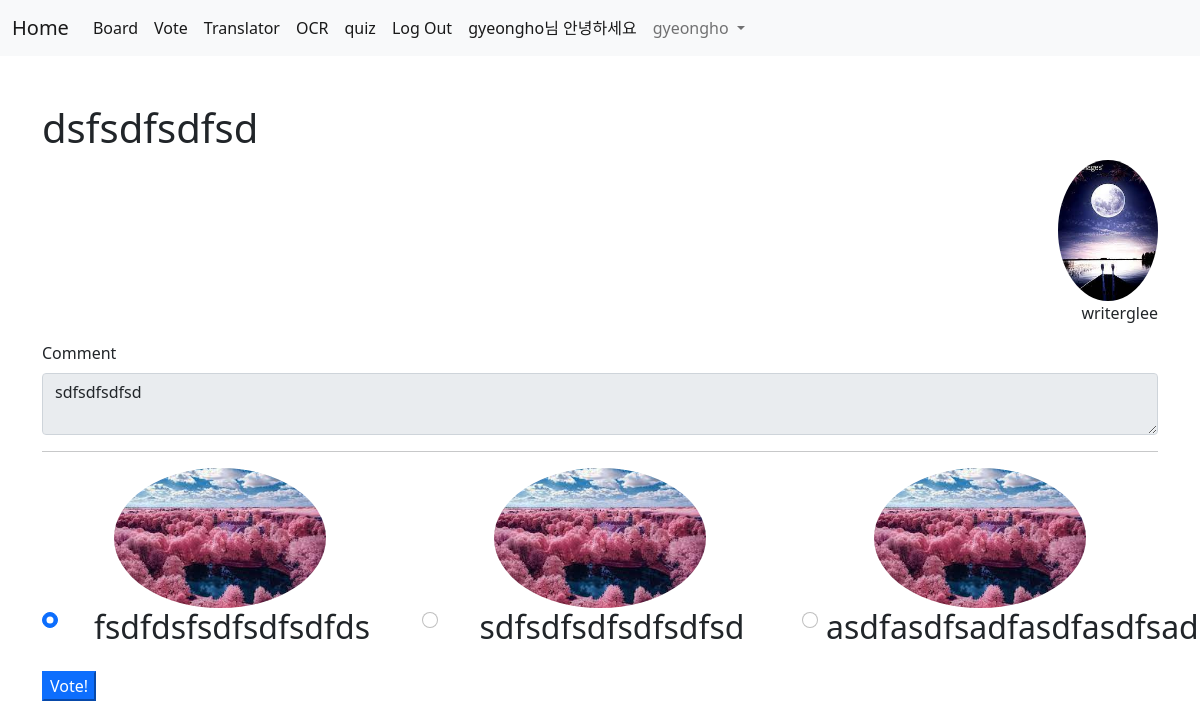
The page /vote/detail/1 (signed in) on the database its author committed.
### acc/models.py (models this page shows)
class User(AbstractUser):
    userpic = models.ImageField(upload_to="usr/%y", blank=True)
    nickname = models.CharField(max_length=30, blank=True)
    comment = models.TextField(blank=True)
    point = models.IntegerField(default=0)
    pass

### vote/models.py (models this page shows, shortened)
class Topic(models.Model):
    subject = models.CharField(max_length=100)
    writer = models.CharField(max_length=100)
    writer_pic = models.ImageField()
    comment = models.TextField()
    voter = models.ManyToManyField(User, blank=True)
    c_time = models.DateTimeField(null=True)

class Choice(models.Model):
    subject = models.ForeignKey(Topic, on_delete=models.CASCADE)
    pic = models.ImageField(upload_to="vote")
    name = models.CharField(max_length=100)
    cuser = models.ManyToManyField(User, blank=True)

### vote/views.py (the view)
# urls.py: path('detail/<num>', views.detail, name="detail"),
def detail(request, num):
    t = Topic.objects.get(id=num)
    c = t.choice_set.all()
    context = {
        "con": t,
        "cho": c,
    }
    return render(request, "vote/detail.html", context)

### template/vote/detail.html (shortened to what this page needs)
{% extends 'base.html' %}
{% block content %}
{% load mathfilters %}
<div class="container mt-5 mb-5">
    <h1>{{ con.subject }}</h1>
    <div class="text-end">
    <img src="{{ con.writer_pic.url }}"" class="rounded-circle" width="100">
    <P>
        writer{{ con.writer }}
    </P>
    </div>
    <div class="mb-3">
        <label class="form-label">Comment</label>
        <textarea class="form-control" disabled>{{con.comment}}</textarea>
    </div>
    <hr>
    <form method="POST" action="{%url 'vote:vote' con.id%}">
        <div class="row">
            {% for i in cho %}
            <div class="col-lg-4 text-center">
                <img src="{{i.pic.url}}" height ="140" class="rounded-circle">
                <div class="form-check">
                    {% if not user in con.voter.all %}
                        <input class="form-check-input" type="radio" name="choice" value="{{i.id}}" id="flexRadioDefault1" {% if forloop.first %}checked{% endif %}>
                    {% endif %}
                    <h2>{{i.name}}</h2>
                </div>
            </div>
            {% endfor %}
        </div>
        <div>
            {% if user in con.voter.all %}
                <a href="{%url 'vote:cancel' con.id%}"><button type="button" class="mt-3 btn-danger">Cancel</button></a>
            {% else %}
                <button class="mt-3 btn-primary">Vote!</button>
            {% endif %}
        </div>
    </form>
</div>
{% endblock %}

### template/base.html (shortened to what this page needs)
    {% if user.is_authenticated%}
    <!doctype html>
<html lang="en">
<head>
    <link href="https://cdn.jsdelivr.net/npm/bootstrap@5.1.1/dist/css/bootstrap.min.css" rel="stylesheet">
</head>
<body>
    <nav class="navbar navbar-expand-lg navbar-light bg-light">
        <div class="container-fluid">
        <a class="navbar-brand" href="{%url 'acc:index' %}">Home</a>
        <div class="collapse navbar-collapse" id="navbarNav">
            <ul class="navbar-nav">
                <li class="nav-item">
                    <a class="nav-link active" aria-current="page" href="{%url 'board:index'%}">Board</a>
                  </li>
                  <li class="nav-item">
                    <a class="nav-link active" aria-current="page" href="{%url 'vote:index'%}">Vote</a>
                  </li>
                  <li class="nav-item">
                    <a class="nav-link active" aria-current="page" href="{%url 'trans:index'%}">Translator</a>
                  </li>
                  <li class="nav-item">
                    <a class="nav-link active" aria-current="page" href="{%url 'ocr:index'%}">OCR</a>
                  </li>
                  <li class="nav-item">
                    <a class="nav-link active" aria-current="page" href="{%url 'quiz:index'%}">quiz</a>
                  </li>
            <li class="nav-item">
                <a class="nav-link active" aria-current="page" href="{%url 'acc:logout_user' %}">Log Out</a>
            </li>
            <li class="nav-item">
                <a class="nav-link active" aria-current="page">{{user.username}}님 안녕하세요 </a>
            </li>
            <li class="nav-item dropdown">
                <a class="nav-link dropdown-toggle" href="#" id="navbarDropdown" role="button" data-bs-toggle="dropdown" aria-expanded="false">
                 {{user.username}}
                </a>
              </li>
            </ul>
        </div>
        </div>
    </nav>
    {% block content %}
    {% endblock %}
    {% endif %}
</body>
</html>

### rows shown on the page
User: username "gyeongho"
Topic: subject "dsfsdfsdfsd", writer_pic (placeholder picture), writer "glee", comment "sdfsdfsdfsd"
Choice: pic (picture), name "fsdfdsfsdfsdfsdfds"
Choice: pic (picture), name "sdfsdfsdfsdfsdfsd"
Choice: pic (picture), name "asdfasdfsadfasdfasdfsad"
